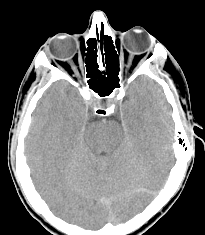
%> input picture Image/TD2_Images/Tomographie_RayonsX.png, 205 x 235 px
$ octave TD2.m   (GNU Octave 9; MATLAB toolbox functions it lacks are replaced by stand-ins)
%> lines starting %> are read from the running program, lines starting %| are printed output that depends on the picture
%% TD2 ZHOU-Nan

%% Question 0
I0=double(imread('Tomographie_RayonsX.png')) ;
%> I0: size 235x205 double; min 0, max 255, mean 107.2; mean of the top-left, top-right, bottom-left and bottom-right quarters 76.2, 74.3, 140.7, 137
I1 = double(imread('Tomographie_RayonsX_b.png'));
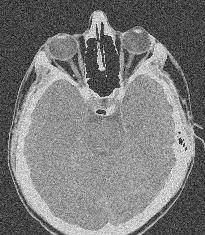
%> input picture Image/TD2_Images/Tomographie_RayonsX_b.png, 205 x 235 px
%> I1: size 235x205 double; min 0, max 255, mean 123.3; mean of the top-left, top-right, bottom-left and bottom-right quarters 107.3, 106.4, 140.6, 138.7
I2 = double(imread('Tomographie_RayonsX_ps.png'));
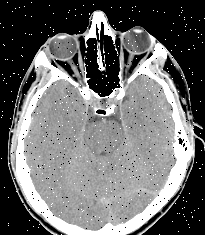
%> input picture Image/TD2_Images/Tomographie_RayonsX_ps.png, 205 x 235 px
%> I2: size 235x205 double; min 0, max 255, mean 107.8; mean of the top-left, top-right, bottom-left and bottom-right quarters 77.5, 75.7, 140.5, 136.9

I1_manual = imnoise(I0/255,'gaussian',0.1,0.02);
I2_manual = imnoise(I0/255,'salt & pepper');

%% Question 1
Mm=ones(5,5)/25;
Mg=fspecial('gaussian',5,1);
Ifg=imfilter(I0,Mg);
Ifm=imfilter(I0,Mm);
figure
subplot(1,3,1);imshow(I0,[]);colorbar;title('Original');
subplot(1,3,2);imshow(Ifg,[]);colorbar;title('filter Gaussian');
subplot(1,3,3);imshow(Ifm,[]);colorbar;title('filter average');

%% Question 2
I0fm_symmetric=imfilter(I0,Mm,'symmetric');
I0fm_replicate=imfilter(I0,Mm,'replicate');
I0fm_circular=imfilter(I0,Mm,'circular');

figure
subplot(2,2,1);imshow(I0,[]);colorbar;title('Original');
subplot(2,2,2);imshow(I0fm_symmetric,[]);colorbar;title('Fm symmetric');
subplot(2,2,3);imshow(I0fm_replicate,[]);colorbar;title('Fm replicate');
subplot(2,2,4);imshow(I0fm_circular,[]);colorbar;title('Fm circular');

figure
plot(I0(end,:));hold on
plot(I0fm_symmetric(end,:));
plot(I0fm_replicate(end,:));
plot(I0fm_circular(end,:));
h=legend('Original','Fm symmetric','Fm replicate','Fm circular');
%> figure, not shown here; curve peaks at x = 69, y = 255; curve peaks at x = 71, y = 255; curve peaks at x = 71, y = 153

figure
subplot(4,2,1);imshow(I0(1:20,70:130),[]);colorbar;title('Zoom-Original');
subplot(4,2,2);imshow(I0(end-20:end,70:130),[]);colorbar;title('Zoom-Original');
subplot(4,2,3);imshow(I0fm_symmetric(1:20,70:130),[]);colorbar;title('Zoom-Symmetric');
subplot(4,2,4);imshow(I0fm_symmetric(end-20:end,70:130),[]);colorbar;title('Zoom-Symmetric');
subplot(4,2,5);imshow(I0fm_replicate(1:20,70:130),[]);colorbar;title('Zoom-Replicate');
subplot(4,2,6);imshow(I0fm_replicate(end-20:end,70:130),[]);colorbar;title('Zoom-Replicate');
subplot(4,2,7);imshow(I0fm_circular(1:20,70:130),[]);colorbar;title('Zoom-Circular');
subplot(4,2,8);imshow(I0fm_circular(end-20:end,70:130),[]);colorbar;title('Zoom-Circular');


% [4 lines of commented-out code are left out]

%% Question 3
figure
plot(I0(:,100),'b');hold on;
plot(Ifg(:,100),'k');
plot(Ifm(:,100),'m');
h=legend('Original','Filtre Gaussienne','Filtre Moyenne');
%> figure, not shown here; curve peaks at x = 13, y = 255; curve peaks at x = 15, y = 255

%Ibruit_gauss=imnoise(I,'gaussian',0.1,0.02);
%figure
%imshow(Ibruit_gauss);

%% Question 4
I1fg=imfilter(I1,Mg,'replicate');
I1fm=imfilter(I1,Mm,'replicate');

figure
subplot(1,3,1);imshow(I1,[]);colorbar;axis on;title('I1');
subplot(1,3,2);imshow(I1fg,[]);colorbar;axis on;title('I1 filtre gaussienne');
subplot(1,3,3);imshow(I1fm,[]);colorbar;axis on;title('I1 filtre moyenne');

figure
plot(I1(:,100),'b');hold on;
plot(I1fg(:,100),'k');
plot(I1fm(:,100),'m');
h = legend('Image initiale','Filtrage Gaussien','Filtrage moyenneur');
%> figure, not shown here; curve peaks at x = 38, y = 226; curve peaks at x = 20, y = 200.9; curve peaks at x = 15, y = 202.9

%%IfgConv=imfilter(I,Mg,'conv','symmetric');
%%IfgConv1=imfilter(I,Mg,'conv');
%%figure
%%subplot(1,2,1);imshow(IfgConv);colorbar;title('Gaussian Convolution');
%%subplot(1,2,2);imshow(IfgConv1);colorbar;title('No Symmetric');

%% Question 5
Ifme=medfilt2(I2,[3,3]);
I2fmed = medfilt2(I2,[5,5]);

figure
subplot(1,3,1);imshow(I2,[]);colorbar;title('salt&pepper');
subplot(1,3,2);imshow(Ifme,[]);colorbar;title('filter median');
subplot(1,3,3);imshow(I2fmed,[]);colorbar;title('filtre median 55');


%% Question 6
I2fg=imfilter(I2,Mg,'replicate');
I2fm=imfilter(I2,Mm,'replicate');

figure
subplot(2,2,1);imshow(I2,[]);colorbar;title('I2');
subplot(2,2,2);imshow(I2fg,[]);colorbar;title('filter Gaussian');
subplot(2,2,3);imshow(I2fm,[]);colorbar;title('filter average');
subplot(2,2,4);imshow(Ifme,[]);colorbar;title('filter median');

figure;
subplot(2,2,1);imshow(I2(5:20,140:155),[]); colorbar; axis on; title('zoom imagebruit');
subplot(2,2,2);imshow(I2fg(5:20,140:155),[]); colorbar; axis on; title('zoom imagefiltr');
subplot(2,2,3);imshow(I2fm(5:20,140:155),[]); colorbar; axis on; title('image filtr');
subplot(2,2,4);imshow(Ifme(5:20,140:155),[]);colorbar;axis on;title('image filtr');

figure;
plot(I2(:,100),'b'); hold on;
plot(I2fg(:,100),'k');
plot(I2fm(:,100),'m');
plot(Ifme(:,100),'r');
title('Comparaison des diff\''{e}rents filtrages sur bruit poivre et sel');
h = legend('Image initiale','Filtrage Gaussien','Filtrage moyenneur','Filtrage median');
%> figure, not shown here; curve peaks at x = 13, y = 255; curve peaks at x = 15, y = 255
%% Question 7
clc;clear;close all;

fond=double(imread('angiographie_fond.tif'))/255;
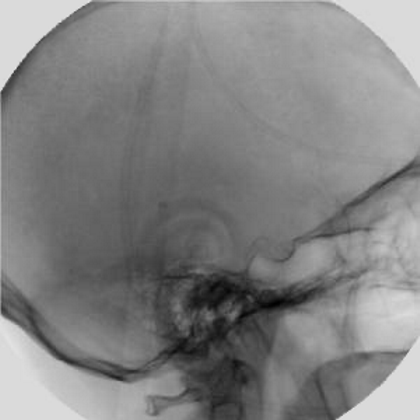
%> input picture Image/TD2_Images/angiographie_fond.tif, 420 x 420 px
%> fond: size 420x420 double; min 0, max 0.918, mean 0.512
image=double(imread('angiographie_image.tif'))/255;
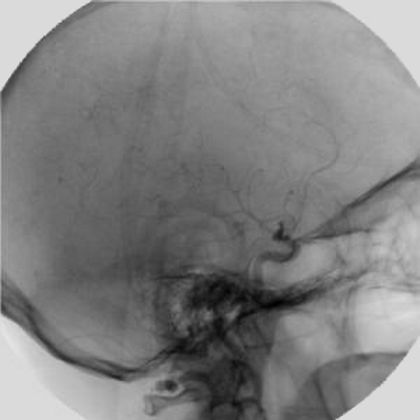
%> input picture Image/TD2_Images/angiographie_image.tif, 420 x 420 px
%> image: size 420x420 double; min 0, max 0.898, mean 0.507
Img=image-fond;
figure
subplot(1,3,1);imshow(fond,[]); colorbar; axis on; title('Fond');
subplot(1,3,2);imshow(image,[]); colorbar; axis on;title('Image');
subplot(1,3,3);imshow(Img,[]); colorbar; axis on; title('Image - Fond');

%% Question 8
Mlap=[1 1 1;1 -8 1;1 1 1];
Ifl=imfilter(Img,Mlap,'replicate');

figure
imshow(Ifl,[]);colorbar;title('Filter Laplace');

%% Question 9
Image_finale=Img-Ifl;
figure
subplot(1,2,1);imshow(Image_finale,[]);
subplot(1,2,2);imshow(Image_finale,[min(Img(:)),max(Img(:))]);

%% Question 10
figure;
subplot(2,2,1);imshow(Img(180:300,200:320),[]); colormap('gray'); colorbar; axis on;title('Image - Fond','Interpreter','latex');
subplot(2,2,2);imshow(Ifl(180:300,200:320),[]); colormap('gray'); colorbar; axis on;title('Filtrage Laplacien','Interpreter','latex');
subplot(2,2,3);imshow(Image_finale(180:300,200:320),[]); colormap('gray'); colorbar; axis on;title('Image amelioree','Interpreter','latex');
subplot(2,2,4);imshow(image(180:300,200:320),[]); colormap('gray'); colorbar; axis on;title('Image initiale','Interpreter','latex');
set(gcf,'Name','Zoom sur les images resultats de l''amelioration ducontraste(angiographie)');

%% Question 11
moon=double(imread('Blurry_moon.tif'))/255;
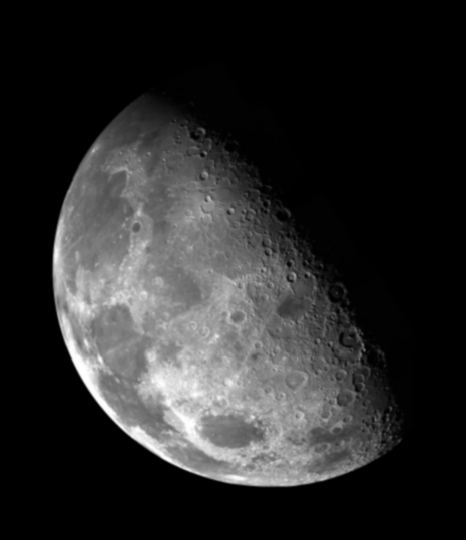
%> input picture Image/TD2_Images/Blurry_moon.tif, 466 x 540 px
%> moon: size 540x466 double; min 0, max 0.996, mean 0.167
Ifl_moon=imfilter(moon,Mlap);
moon_finale=moon-Ifl_moon;
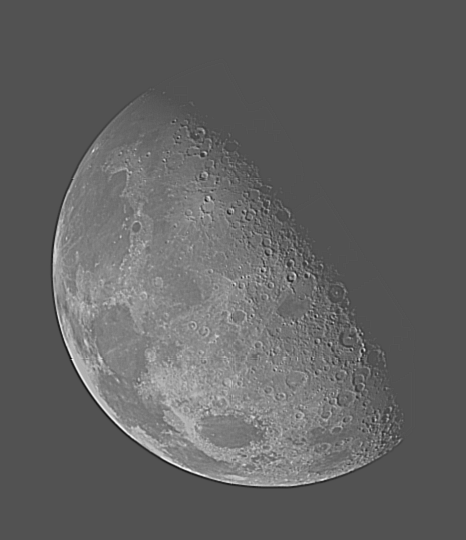
%> moon_finale: size 540x466 double; min -0.882, max 1.85, mean 0.167; drawn with min black and max white
figure
subplot(1,3,1);imshow(moon);colorbar;title('Original');
subplot(1,3,2);imshow(Ifl_moon,[]);colorbar;title('Laplace');
subplot(1,3,3);imshow(moon_finale);colorbar;title('Finale');
%> after `imshow(moon_finale)`:
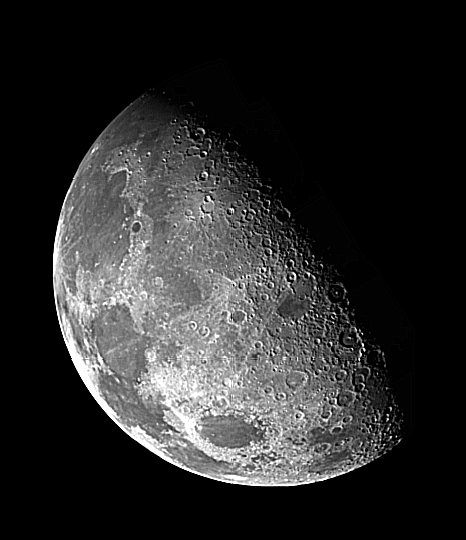
%> displayed picture: size 540x466, on the screen's scale of 0 to 255; min 0, max 255, mean 43.1
